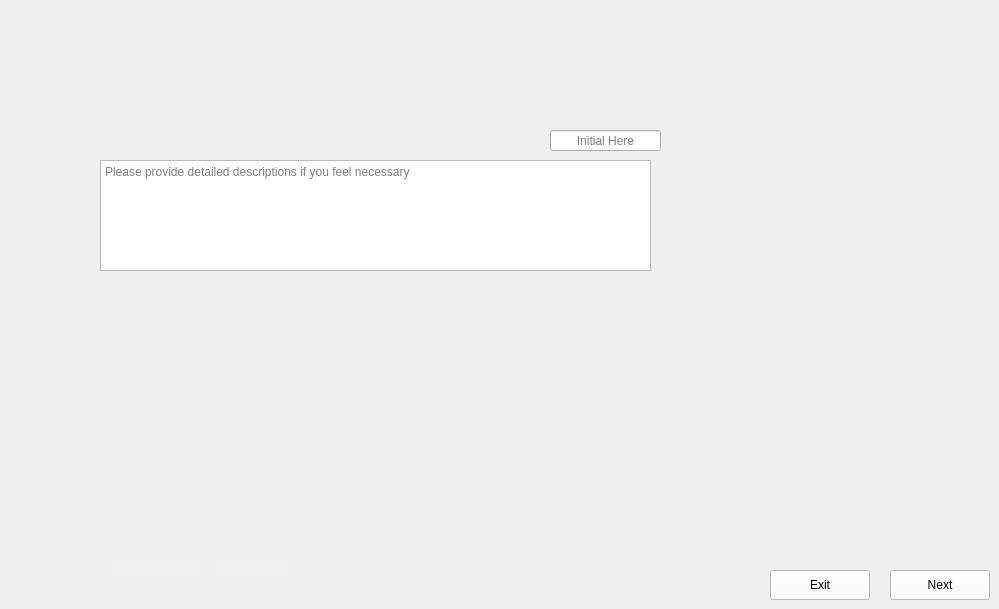
      <widget class="QWidget" name="DicePiezoWaferintoSubwafers1">
       <property name="styleSheet">
        <string notr="true">border-image: url(:/images/images/subwafer1.PNG);</string>
       </property>
       <widget class="QLineEdit" name="DicePiezoWaferintoSubwafers1_Data">
        <property name="enabled">
         <bool>true</bool>
        </property>
        <property name="geometry">
         <rect>
          <x>550</x>
          <y>130</y>
          <width>111</width>
          <height>21</height>
         </rect>
        </property>
        <property name="styleSheet">
         <string notr="true">color: rgb(0, 0, 0);
border-image:None;</string>
        </property>
        <property name="text">
         <string/>
        </property>
        <property name="maxLength">
         <number>32767</number>
        </property>
        <property name="alignment">
         <set>Qt::AlignCenter</set>
        </property>
        <property name="placeholderText">
         <string>Initial Here</string>
        </property>
       </widget>
       <widget class="QLineEdit" name="DicePiezoWaferintoSubwafers1_Dates">
        <property name="geometry">
         <rect>
          <x>110</x>
          <y>560</y>
          <width>91</width>
          <height>22</height>
         </rect>
        </property>
        <property name="styleSheet">
         <string notr="true">QLineEdit{
background-color: rgb(240, 240, 240);
border: none;
border-image:None;
}</string>
        </property>
       </widget>
       <widget class="QPushButton" name="DicePiezoWaferintoSubwafers1_Next">
        <property name="geometry">
         <rect>
          <x>890</x>
          <y>570</y>
          <width>100</width>
          <height>30</height>
         </rect>
        </property>
        <property name="styleSheet">
         <string notr="true">QPushButton{
background-color: rgb(255, 255, 255);
height: 35px;
border-image:None;
}
QPushButton::hover{
background-color: rgb(0, 0, 255);
}
QPushButton:pressed{
padding-top:7px;
padding-top:7px;
}</string>
        </property>
        <property name="text">
         <string>Next</string>
        </property>
        <property name="iconSize">
         <size>
          <width>20</width>
          <height>20</height>
         </size>
        </property>
        <property name="autoDefault">
         <bool>false</bool>
        </property>
       </widget>
       <widget class="QLineEdit" name="DicePiezoWaferintoSubwafers1_Initals">
        <property name="geometry">
         <rect>
          <x>210</x>
          <y>560</y>
          <width>81</width>
          <height>22</height>
         </rect>
        </property>
        <property name="styleSheet">
         <string notr="true">QLineEdit{
background-color: rgb(240, 240, 240);
border: none;
border-image:None;
}</string>
        </property>
       </widget>
       <widget class="QPushButton" name="DicePiezoWaferintoSubwafers1_Back">
        <property name="geometry">
         <rect>
          <x>770</x>
          <y>570</y>
          <width>100</width>
          <height>30</height>
         </rect>
        </property>
        <property name="styleSheet">
         <string notr="true">QPushButton{
background-color: rgb(255, 255, 255);
height: 35px;
border-image:None;
}
QPushButton::hover{
background-color: rgb(0, 0, 255);
}
QPushButton:pressed{
padding-top:7px;
padding-top:7px;
}</string>
        </property>
        <property name="text">
         <string>Exit</string>
        </property>
        <property name="iconSize">
         <size>
          <width>20</width>
          <height>20</height>
         </size>
        </property>
        <property name="autoDefault">
         <bool>false</bool>
        </property>
       </widget>
       <widget class="QTextEdit" name="DicePiezoWaferintoSubwafers1_comments">
        <property name="geometry">
         <rect>
          <x>100</x>
          <y>160</y>
          <width>551</width>
          <height>111</height>
         </rect>
        </property>
        <property name="styleSheet">
         <string notr="true">border-image:None;
</string>
        </property>
        <property name="placeholderText">
         <string>Please provide detailed descriptions if you feel necessary</string>
        </property>
       </widget>
      </widget>
